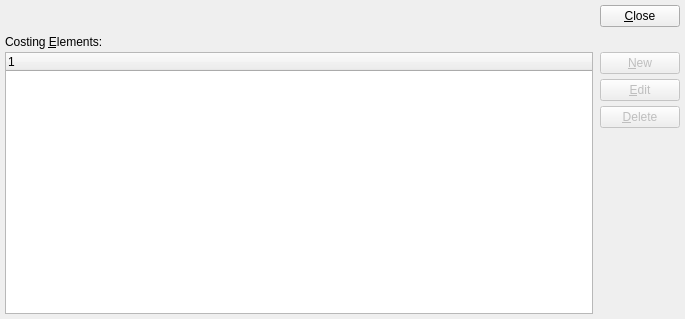
<?xml version="1.0" encoding="UTF-8"?>
<ui version="4.0">
 <comment>This file is part of the xTuple ERP: PostBooks Edition, a free and
open source Enterprise Resource Planning software suite,
Copyright (c) 1999-2019 by OpenMFG LLC, d/b/a xTuple.
It is licensed to you under the Common Public Attribution License
version 1.0, the full text of which (including xTuple-specific Exhibits)
is available at www.xtuple.com/CPAL.  By using this software, you agree
to be bound by its terms.</comment>
 <class>maintainItemCosts</class>
 <widget class="QWidget" name="maintainItemCosts">
  <property name="geometry">
   <rect>
    <x>0</x>
    <y>0</y>
    <width>685</width>
    <height>319</height>
   </rect>
  </property>
  <property name="windowTitle">
   <string>Maintain Item Costs</string>
  </property>
  <layout class="QVBoxLayout">
   <item>
    <layout class="QHBoxLayout">
     <property name="spacing">
      <number>7</number>
     </property>
     <item>
      <widget class="ItemCluster" name="_item"/>
     </item>
     <item>
      <layout class="QHBoxLayout">
       <property name="spacing">
        <number>0</number>
       </property>
       <item>
        <spacer name="Spacer9">
         <property name="orientation">
          <enum>Qt::Horizontal</enum>
         </property>
         <property name="sizeType">
          <enum>QSizePolicy::Expanding</enum>
         </property>
         <property name="sizeHint" stdset="0">
          <size>
           <width>20</width>
           <height>0</height>
          </size>
         </property>
        </spacer>
       </item>
       <item>
        <layout class="QVBoxLayout">
         <item>
          <widget class="QPushButton" name="_close">
           <property name="text">
            <string>&amp;Close</string>
           </property>
          </widget>
         </item>
         <item>
          <spacer name="Spacer133">
           <property name="orientation">
            <enum>Qt::Vertical</enum>
           </property>
           <property name="sizeType">
            <enum>QSizePolicy::Preferred</enum>
           </property>
           <property name="sizeHint" stdset="0">
            <size>
             <width>20</width>
             <height>0</height>
            </size>
           </property>
          </spacer>
         </item>
        </layout>
       </item>
      </layout>
     </item>
    </layout>
   </item>
   <item>
    <layout class="QVBoxLayout">
     <property name="spacing">
      <number>0</number>
     </property>
     <item>
      <widget class="QLabel" name="_costingElementsLit">
       <property name="sizePolicy">
        <sizepolicy hsizetype="Expanding" vsizetype="Fixed">
         <horstretch>0</horstretch>
         <verstretch>0</verstretch>
        </sizepolicy>
       </property>
       <property name="minimumSize">
        <size>
         <width>0</width>
         <height>20</height>
        </size>
       </property>
       <property name="text">
        <string>Costing &amp;Elements:</string>
       </property>
       <property name="buddy">
        <cstring>_itemcost</cstring>
       </property>
      </widget>
     </item>
     <item>
      <layout class="QHBoxLayout">
       <property name="spacing">
        <number>7</number>
       </property>
       <item>
        <widget class="XTreeWidget" name="_itemcost">
         <property name="sizePolicy">
          <sizepolicy hsizetype="Expanding" vsizetype="Expanding">
           <horstretch>0</horstretch>
           <verstretch>0</verstretch>
          </sizepolicy>
         </property>
        </widget>
       </item>
       <item>
        <layout class="QVBoxLayout">
         <item>
          <widget class="QPushButton" name="_new">
           <property name="enabled">
            <bool>false</bool>
           </property>
           <property name="text">
            <string>&amp;New</string>
           </property>
          </widget>
         </item>
         <item>
          <widget class="QPushButton" name="_edit">
           <property name="enabled">
            <bool>false</bool>
           </property>
           <property name="text">
            <string>&amp;Edit</string>
           </property>
          </widget>
         </item>
         <item>
          <widget class="QPushButton" name="_delete">
           <property name="enabled">
            <bool>false</bool>
           </property>
           <property name="text">
            <string>&amp;Delete</string>
           </property>
          </widget>
         </item>
         <item>
          <spacer name="Spacer12">
           <property name="orientation">
            <enum>Qt::Vertical</enum>
           </property>
           <property name="sizeType">
            <enum>QSizePolicy::Expanding</enum>
           </property>
           <property name="sizeHint" stdset="0">
            <size>
             <width>20</width>
             <height>0</height>
            </size>
           </property>
          </spacer>
         </item>
        </layout>
       </item>
      </layout>
     </item>
    </layout>
   </item>
  </layout>
 </widget>
 <layoutdefault spacing="5" margin="5"/>
 <customwidgets>
  <customwidget>
   <class>ItemCluster</class>
   <extends>QWidget</extends>
   <header>itemcluster.h</header>
   <container>1</container>
  </customwidget>
  <customwidget>
   <class>XTreeWidget</class>
   <extends>QTreeWidget</extends>
   <header>xtreewidget.h</header>
   <container>1</container>
  </customwidget>
 </customwidgets>
 <tabstops>
  <tabstop>_item</tabstop>
  <tabstop>_itemcost</tabstop>
  <tabstop>_new</tabstop>
  <tabstop>_edit</tabstop>
  <tabstop>_delete</tabstop>
  <tabstop>_close</tabstop>
 </tabstops>
 <includes>
  <include location="global">parameter.h</include>
 </includes>
 <resources/>
 <connections>
  <connection>
   <sender>_close</sender>
   <signal>clicked()</signal>
   <receiver>maintainItemCosts</receiver>
   <slot>close()</slot>
   <hints>
    <hint type="sourcelabel">
     <x>20</x>
     <y>20</y>
    </hint>
    <hint type="destinationlabel">
     <x>20</x>
     <y>20</y>
    </hint>
   </hints>
  </connection>
  <connection>
   <sender>_itemcost</sender>
   <signal>itemSelected(int)</signal>
   <receiver>_edit</receiver>
   <slot>animateClick()</slot>
   <hints>
    <hint type="sourcelabel">
     <x>20</x>
     <y>20</y>
    </hint>
    <hint type="destinationlabel">
     <x>20</x>
     <y>20</y>
    </hint>
   </hints>
  </connection>
 </connections>
</ui>
